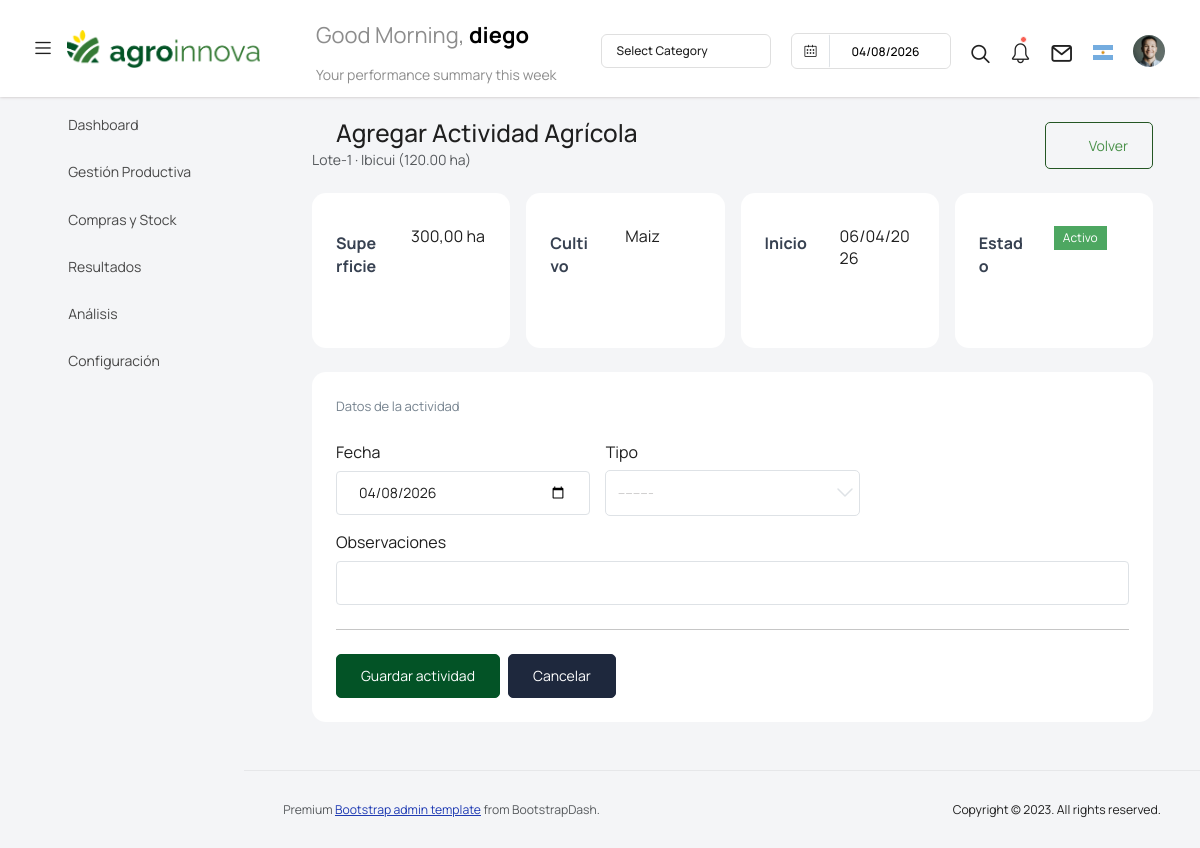
/ciclo/1/actividad/nueva/ (signed in), run on an earlier commit of the app's database.
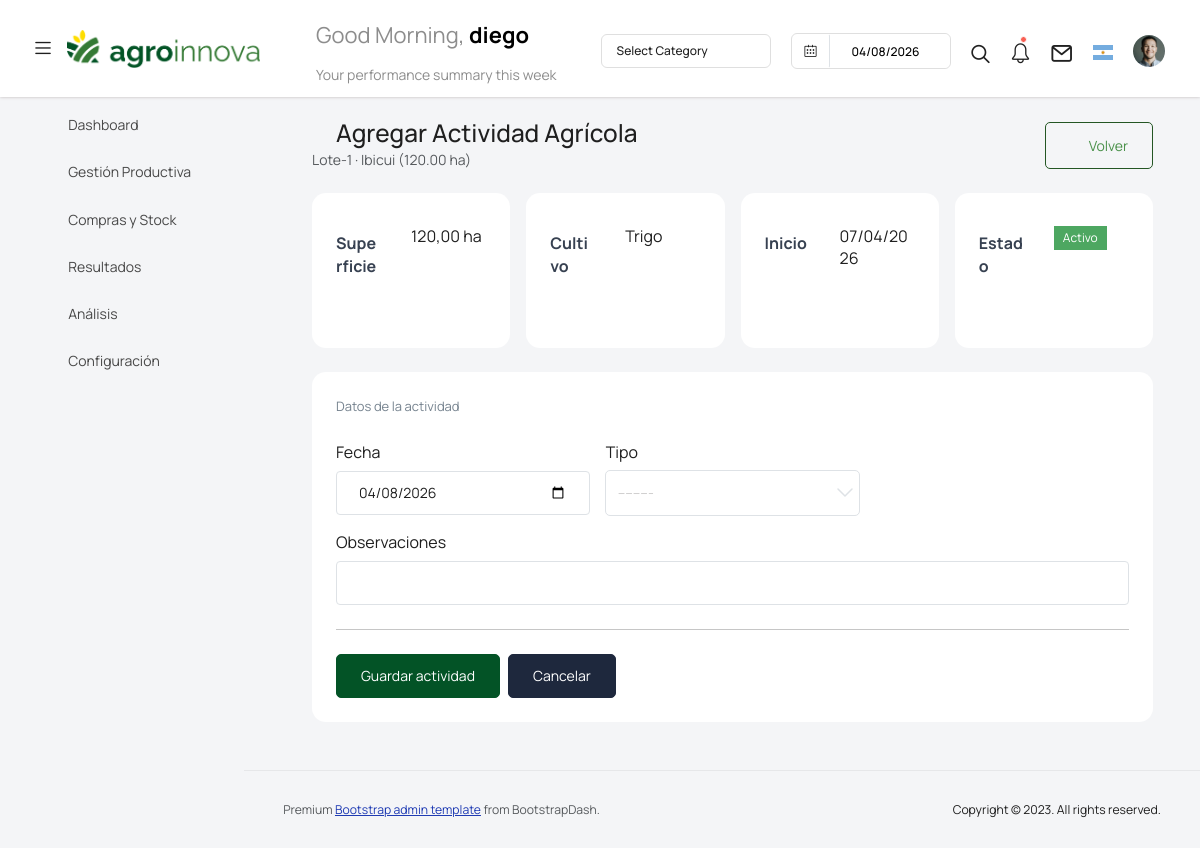
And on a later commit of the database.
### gestion_agro/models.py (models this page shows, shortened)
class CicloAgricola(models.Model):
    campo = models.ForeignKey(Campo, on_delete=models.CASCADE, related_name="ciclos")
    campana = models.ForeignKey(Campana, on_delete=models.CASCADE, related_name="ciclos")
    nombre_lote = models.CharField( max_length=50, blank= True, null=True )
    cultivo = models.ForeignKey( Cultivo, on_delete=models.CASCADE, related_name="ciclos")
    superficie_ha = models.DecimalField(max_digits=8, decimal_places=2)
    fecha_inicio = models.DateField()
    fecha_fin = models.DateField(null=True, blank=True)
    activa = models.BooleanField(default=True)

class Cultivo(models.Model):
    nombre = models.CharField(max_length=100, unique=True, verbose_name=_("Cultura"))
    class Meta:
        verbose_name = _("Cultura")
        verbose_name_plural = _("Culturas")
        ordering = ["nombre"]
    def __str__(self):
        return self.nombre

class TipoActividad(models.Model):
    def __str__(self):
        return f"{self.nombre} ({self.tipo})"
    nombre = models.CharField(max_length=30)
    tipo = models.CharField(max_length=1)
    activo = models.BooleanField(default=True)
    abre_fase = models.BooleanField(default=False)
    cierra_fase = models.BooleanField(default=False)
    requiere_subtipo = models.BooleanField(default=False)
    adicionales = models.BooleanField(default=False)
    requiere_insumo = models.BooleanField(default=False)
    requiere_mo = models.BooleanField(default=False)
    requiere_maq = models.BooleanField(default=False)
    requiere_vist = models.BooleanField(default=False)
    requiere_cosecha = models.BooleanField(default=False)

class Campo(models.Model):
    empresa = models.ForeignKey(Empresa, on_delete=models.CASCADE,verbose_name=_("Empresa"), )
    nombre = models.CharField( max_length=100, verbose_name=_("Nombre del campo"),)
    ciudad =models.ForeignKey("agro.Ciudad", on_delete=models.CASCADE, verbose_name=_("Ciudad / Localidad"), )
    descripcion = models.CharField( max_length=100, verbose_name=_("Descripción"), )
    superficie_ha = models.DecimalField(max_digits=10, decimal_places=2, verbose_name=_("Superficie total"),
        help_text=_("Superficie total del campo expresada en hectáreas"),
    )
    image = models.ImageField( default="default.jpg", upload_to="campos", verbose_name=_("Imagen"),)
    observaciones = models.TextField(null=True, blank=True, verbose_name=_("Observaciones"),)
    class Meta:
        verbose_name = _("Campo")
        verbose_name_plural = _("Campos")
    def __str__(self):
        return f"{self.nombre} ({self.superficie_ha} ha)"

### gestion_agro/views.py (the view)
# urls.py: path('ciclo/<int:id_ciclo>/actividad/nueva/', vista_agregar_actividad, name="vista_agregar_actividad"),
@login_required
def vista_agregar_actividad(request, id_ciclo):
    empresa = request.user.profile.empresa
    ciclo = CicloAgricola.objects.filter(
        id=id_ciclo,
        campo__empresa=empresa,
    ).first()
    if not ciclo:
        messages.error(request, _("El ciclo no existe."))
        return redirect("vista_lista_ciclos")
    fase = (
        FaseAgricola.objects
        .filter(ciclo=ciclo)
        .order_by("-fecha_inicio", "-id")
        .first()
    )
    if request.method == "POST":
        actividad_form = ActividadProductivaForm(request.POST)
        insumo_formset = ActividadInsumoFormSet(
            request.POST,
            prefix="insumos",
            form_kwargs={"empresa": empresa},
        )
        vistoria_form = CamposVistoriaForm(
            request.POST,
            request.FILES,
            prefix="vistoria",
        )
        cosecha_form = CamposCosechaForm(
            request.POST,
            prefix="cosecha",
        )
        if actividad_form.is_valid():
            tipo = actividad_form.cleaned_data["tipo"]
            forms_validos = True
            if tipo.requiere_insumo and not insumo_formset.is_valid():
                forms_validos = False
            if tipo.requiere_vist and not vistoria_form.is_valid():
                forms_validos = False
            if tipo.requiere_cosecha and not cosecha_form.is_valid():
                forms_validos = False
            if forms_validos:
                ok, resultado = registrar_actividad_aux(
                    ciclo=ciclo,
                    fase=fase,
                    actividad_form=actividad_form,
                    insumo_formset=insumo_formset,
                    vistoria_form=vistoria_form,
                    cosecha_form=cosecha_form,
                )
                if ok:
                    if resultado["inicio_fase"]:
                        messages.success(request, _("Actividad registrada e inicio de fase generado."))
                    else:
                        messages.success(request, _("Actividad registrada correctamente."))
                    return redirect("vista_detalle_ciclo", id_ciclo=ciclo.id)
                messages.error(request, resultado)
            else:
                messages.error(request, _("Hay errores en los datos de la actividad."))
        else:
            messages.error(request, _("Hay errores en el formulario."))
    else:
        actividad_form = ActividadProductivaForm(
            initial={"fecha": timezone.localdate()}
        )
        insumo_formset = ActividadInsumoFormSet(
            prefix="insumos",
            form_kwargs={"empresa": empresa},
        )
        vistoria_form = CamposVistoriaForm(prefix="vistoria")
        cosecha_form = CamposCosechaForm(prefix="cosecha")
    context = {
        "ciclo": ciclo,
        "actividad_form": actividad_form,
        "insumo_formset": insumo_formset,
        "vistoria_form": vistoria_form,
        "cosecha_form": cosecha_form,
    }
    return render(request, "vista_agregar_actividad.html", context)

### gestion_agro/forms.py (shortened to what this page needs)
class ActividadProductivaForm(BaseForm):
    class Meta:
        model = ActividadProductiva
        fields = ("fecha", "tipo", "subtipo", "observaciones")
        widgets = {
            "fecha": forms.DateInput(
                format="%Y-%m-%d",
                attrs={"type": "date"},
            ),
            "observaciones": forms.Textarea(attrs={"rows": 3}),
        }
    def __init__(self, *args, **kwargs):
        super().__init__(*args, **kwargs)
        if not self.is_bound and not self.instance.pk:
            self.initial["fecha"] = timezone.localdate()
        self.fields["tipo"].queryset = TipoActividad.objects.filter(activo=True)
        self.fields["subtipo"].required = False
        if self.is_bound:
            tipo_id = self.data.get("tipo")
        elif self.instance.pk:
            tipo_id = self.instance.tipo_id
        else:
            tipo_id = None
        if tipo_id:
            self.fields["subtipo"].queryset = SubTipoActividad.objects.filter(
                tipo_actividad_id=tipo_id,
                activo=True,
            )
        else:
            self.fields["subtipo"].queryset = SubTipoActividad.objects.none()

### templates/vista_agregar_actividad.html (shortened to what the changed rows need)
{% extends 'base.html' %}
{% load static %}
{% load i18n %}
{% block content %}
<div class="container-fluid">
    <div class="upload-card">
        <div class="upload-header d-flex flex-column flex-md-row align-items-start align-items-md-center justify-content-between gap-3 mb-4">
            <div>
                <h3 class="mb-1">
                    <i class="mdi mdi-leaf icon-agro"></i>
                    {% translate "Agregar Actividad Agrícola" %}
                </h3>
                <div class="small text-muted">
                    {{ ciclo.nombre_lote }} · {{ ciclo.campo }}
                </div>
            </div>
        </div>
        <div class="row g-3 mb-4">
            <div class="col-lg-3">
                <div class="card h-100">
                    <div class="card-body">
                        <div class="form-group row">
                            <label class="col-sm-5 col-form-label label-ciclo">
                                {% translate "Superficie" %}
                            </label>
                            <div class="col-sm-7 pt-2">
                                {{ ciclo.superficie_ha }} ha
                            </div>
                        </div>
                    </div>
                </div>
            </div>
            <div class="col-lg-3">
                <div class="card h-100">
                    <div class="card-body">
                        <div class="form-group row">
                            <label class="col-sm-5 col-form-label label-ciclo">
                                {% translate "Cultivo" %}
                            </label>
                            <div class="col-sm-7 pt-2">
                                {{ ciclo.cultivo }}
                            </div>
                        </div>
                    </div>
                </div>
            </div>
            <div class="col-lg-3">
                <div class="card h-100">
                    <div class="card-body">
                        <div class="form-group row">
                            <label class="col-sm-5 col-form-label label-ciclo">
                                {% translate "Inicio" %}
                            </label>
                            <div class="col-sm-7 pt-2">
                                {{ ciclo.fecha_inicio|date:"d/m/Y" }}
                            </div>
                        </div>
                    </div>
                </div>
            </div>
        </div>
        <div class="grid-margin stretch-card">
            <div class="card">
                <div class="card-body">
                    <form method="post" id="actividadForm" enctype="multipart/form-data">
                        <div class="row g-3">
                            <div class="col-md-4">
                                <label for="{{ actividad_form.tipo.id_for_label }}" class="form-label">
                                    {% translate "Tipo" %}
                                </label>
                                {{ actividad_form.tipo }}
                            </div>
                        </div>
                    </form>
                </div>
            </div>
        </div>
    </div>
</div>
{% endblock %}

What changed in the data, as far as the page shows it:
changed CicloAgricola "Lote-1": superficie_ha "300,00" → "120,00"; cultivo "Maiz" → "Trigo"; fecha_inicio "06/04/2026" → "07/04/2026"
